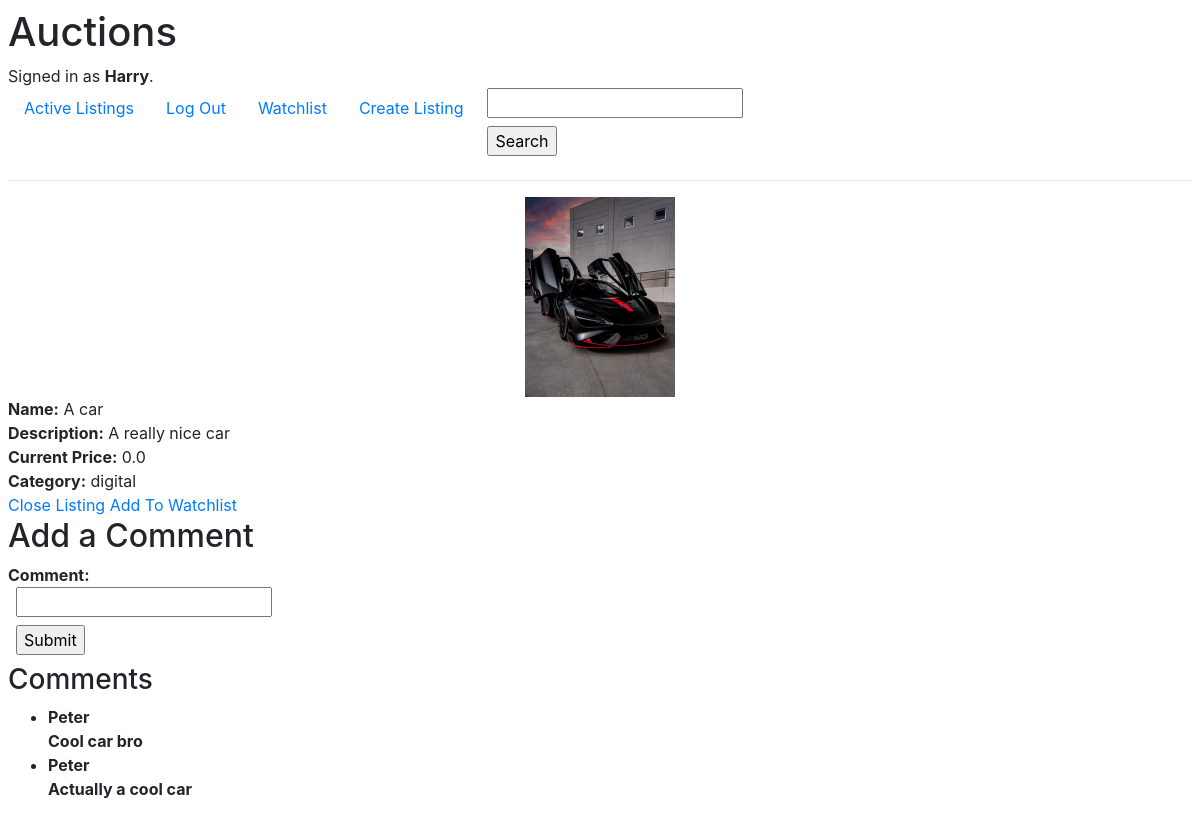
Screenshot of /1 (signed in) with the database file from the repository.
### auctions/models.py (models this page shows, shortened)
class User(AbstractUser):
    id = models.AutoField(primary_key=True)
    pass

class Description(models.Model):
    id = models.AutoField(primary_key=True)
    title = models.CharField(max_length=40)
    text = models.TextField()
    image = models.ImageField(upload_to="images")
    startingPrice = models.FloatField()
    currentPrice = models.FloatField(default=0)
    category = models.CharField(max_length=25,choices=CATEGORY,null=True)
    itemSoldAs = models.OneToOneField(Auction, on_delete=models.CASCADE, related_name="saleAs")

class Comments(models.Model):
    id = models.AutoField(primary_key=True)
    userId = models.ForeignKey(User, on_delete=models.CASCADE, related_name="thought")
    comment = models.CharField(max_length=500)
    commentOn = models.ForeignKey(Auction, null=True, on_delete=models.SET_NULL, related_name="commentedOn")                                #f

### auctions/views.py (the view, shortened to what this page needs)
# urls.py: path("<int:auctionId>", views.itemPage, name="itemPage"),
def itemPage(request, auctionId):
    auction = Auction.objects.get(pk=auctionId)
    Item = Description.objects.get(itemSoldAs=auctionId)
    if auction.closed == True:
        return redirect("close", auctionId)
    form = biddingForm()
    item_list = []
    if request.user.id:
        watchlistItems = list(Watchlist.objects.filter(userId=request.user).values_list('auctionId'))
        for i in watchlistItems:
            for j in i:
                item_list.append(j)
    return render(request, "auctions/itemPage.html", {
        "item": Item,
        "form": form,
        "watchlistItems": item_list,
        "comment_form": comment_form(),
        "comments": Comments.objects.filter(commentOn=auctionId)
    })

### auctions/views.py
class biddingForm(ModelForm):
    class Meta:
        model = Bid
        fields = ["offerPrice"]

class comment_form(ModelForm):
    class Meta:
        model = Comments
        fields = ["comment"]

### auctions/context_processors.py (called while the page is built)
def searchCategories(request):
    return {
        'categories': CATEGORY
    }

### auctions/templates/auctions/itemPage.html
{% extends 'auctions/layout.html' %}
{% block body %}
    <div id="auctionDiv">
        <span class="imgSpan2" style="
                    background-image: url('{{ item.image.url }}');
                    background-size: cover;
                    background-repeat: no-repeat;
                    background-position: center;
        " >
        </span>
        <span><p>Name:</p> {{ item.title }}</span>
        <span><p>Description:</p> {{ item.text }}</span>
        <span><p>Current Price:</p> {{ item.currentPrice }}</span>
        <span><p>Category:</p> {{ item.category }}</span>
    </div>
    {% if request.user == item.itemSoldAs.userId %}
        <a href="{% url 'close' item.itemSoldAs.id %}">Close Listing</a>
    {% else %}
        <form action="{% url 'itemPage' item.itemSoldAs.id %}" method="post" accept-charset="utf-8">
            {% csrf_token %}
            {{ form }}
            <input type="submit" value="Bid on Item" />
        </form>
    {% endif %}
    {% if not item.itemSoldAs.id in watchlistItems %}
        <a href="{% url 'watchlist' item.itemSoldAs.id %}">Add To Watchlist</a>
    {% else %}
        <a href="{% url 'watchlist' item.itemSoldAs.id 'remove' %}">Remove From Watchlist</a>
    {% endif %}
    <h2>Add a Comment</h2>
    <form action="{% url 'comment' item.itemSoldAs.id %}" method="get" accept-charset="utf-8">
        {{ comment_form }}
        <input type="submit"/>
    </form>
    <h3>Comments</h3>
    <ul>
        {% for comment in comments %}
            <li>
                <p>
                    <span>{{ comment.userId }}</span>
                    {{ comment.comment }}
                </p>
            </li>
            {% empty %}
                <li>No comment yet..</li>
        {% endfor %}
    </ul>
{% endblock %}

### auctions/templates/auctions/layout.html (shortened to what this page needs)
{% load static %}
<!DOCTYPE html>
<html lang="en">
    <head>
        <link rel="stylesheet" href="https://stackpath.bootstrapcdn.com/bootstrap/4.4.1/css/bootstrap.min.css">
        <link href="{% static 'auctions/styles.css' %}" rel="stylesheet">
    </head>
    <body>
        <h1>Auctions</h1>
        <div>
            {% if user.is_authenticated %}
                Signed in as <strong>{{ user.username }}</strong>.
            {% else %}
                Not signed in.
            {% endif %}
        </div>
        <ul class="nav">
            <li class="nav-item">
                <a class="nav-link" href="{% url 'index' %}">Active Listings</a>
            </li>
            {% if user.is_authenticated %}
                <li class="nav-item">
                    <a class="nav-link" href="{% url 'logout' %}">Log Out</a>
                </li>
                <li class="nav-item">
                    <a class="nav-link" href="{% url 'watchlist' %}">Watchlist</a>
                </li>
                <li class="nav-item">
                    <a class="nav-link" href="{% url 'create_listing' %}">Create Listing</a>
                </li>
            {% endif %}
            <li class="nav-item">
                <form action="{% url 'index' 'search' %}" method="get" accept-charset="utf-8">
                    <input name="Category" list="Category"/>
                    <input type="submit" value="Search" />
                </form>
            </li>
        </ul>
        <hr>
        {% block body %}
        {% endblock %}
    </body>
</html>

### auctions/static/auctions/styles.css (style rules this page uses)
html { box-sizing: border-box; padding: .5rem; }
*, *:after, *:before { box-sizing: inherit; }
span { display: block; }
.imgSpan2 { margin: 0 auto; width: 150px; height: 200px; }
p, label { display: inline; font-weight: bold; }
input, select { margin: .5rem; margin-top: 0; display: block; }

### rows the page displays
User: username "Harry"
Description: image (picture), title "A car", text "A really nice car", currentPrice "0.0", category "digital"
Comments: userId "Peter", comment "Cool car bro"
Comments: userId "Peter", comment "Actually a cool car"
